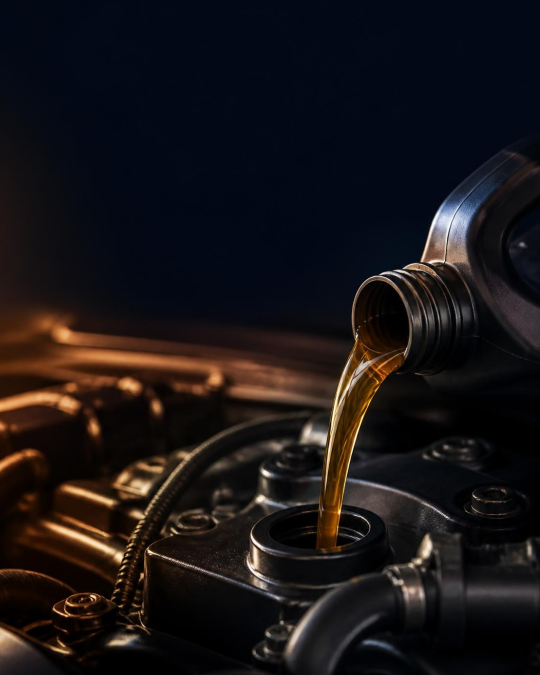
#> input picture marketing/care/care-oil.jpg, 1080 x 1350 px (shown at 1/2 size)
$ python care_posts.py ../brand-kit/reference/approved-end-card.png ../brand-kit/reference/arabic-font-choice.png
#> lines starting #> are read from the running program, lines starting #| are printed output that depends on the picture
### marketing/news/news_carousel.py
"""CALL & RENT news carousel: one template for every "أخبار السيارات" post.

usage: python3 news_carousel.py <brand-kit dir> stories/<story>.py <out dir>
Each story file sets NAME, THEME ("dark" | "light") and SLIDES; backgrounds live next to this file.
"""
import sys, os, re
KIT = sys.argv[1] if __name__ == '__main__' else os.environ.get('CALLRENT_KIT', '')
sys.path.insert(0, KIT)
HERE = os.path.dirname(os.path.abspath(__file__))
from PIL import Image, ImageDraw, ImageFilter
import numpy as np
from brand import (ORANGE, LOGONAVY, WHITE, SOFT, F, AR_BLACK, AR_BOLD, CT_FONT, LT_TEXT,
                   LOGO_WHITE, LOGO_NAVY, load_icons, w_ar, w_lt)
from brand import F as _bF, w_ar as _bw_ar, w_lt as _bw_lt

# Layout is written in 1080x1350 units. K is the pixel scale: 1 when other scripts import these helpers,
# 2 (2160x2700) when a story is rendered; hires() swaps in fonts, measures and a Draw that scale by K.
K = 1
Draw = ImageDraw.Draw

def _sc(v):
    if isinstance(v, (list, tuple)): return [_sc(x) for x in v] if isinstance(v, list) else tuple(_sc(x) for x in v)
    return v*K

class _Font:
    def __init__(self, name, size): self.size = size; self.real = _bF(name, round(size*K))

class _Draw:
    def __init__(self, im): self.d = ImageDraw.Draw(im)
    def _kw(self, kw):
        if kw.get('width'): kw['width'] = max(1, round(kw['width']*K))
        return kw
    def text(self, xy, t, font, **kw): self.d.text(_sc(xy), t, font=font.real, **kw)
    def rectangle(self, box, **kw): self.d.rectangle(_sc(box), **self._kw(kw))
    def rounded_rectangle(self, box, radius=0, **kw): self.d.rounded_rectangle(_sc(box), radius=radius*K, **self._kw(kw))
    def ellipse(self, box, **kw): self.d.ellipse(_sc(box), **self._kw(kw))
    def polygon(self, pts, **kw): self.d.polygon(_sc(pts), **self._kw(kw))
    def line(self, pts, **kw): self.d.line(_sc(pts), **self._kw(kw))

# [6 lines left out: function hires, not called in this run]

W, H = 1080, 1350
M = 64; R_ = W - M
DEEP = (8, 24, 41)
LIGHT = (244, 246, 249)
THEME = 'dark'                      # set per story: 'dark' | 'light'
SOURCE = None                       # set per story: shown on every slide
def light(): return THEME == 'light'

def source_line(d, x, y, anchor='rs'):
    if SOURCE:
        d.text((x, y), SOURCE, font=F(AR_BOLD, 26), fill=(INK_SOFT if light() else SOFT)+(255,), anchor=anchor, direction='rtl', language='ar')
INK_SOFT = (84, 102, 124)
NEWS_BADGE = 'أخبار السيارات'      # fixed: orange plate, navy type (services badge is the inverse)
IDEA_BADGE = 'عندك فكرة'            # fixed: brand steel-blue plate, white type, orange corner
IDEA_BLUE = (46, 104, 150)          # #2E6896, the key light of the brand's navy backdrop
CARE_BADGE = 'اعتنِ بسيارتك'        # fixed: teal plate, white type, orange corner
CARE_TEAL = (22, 138, 128)          # #168A80
OFFER_BADGE = 'وفّر معنا'           # fixed: crimson plate, white type, navy corner
OFFER_RED = (200, 30, 45)           # #C81E2D
SECTION = 'news'                    # set per story: 'news' | 'idea' | 'care' | 'offer'

O, Wh = ORANGE, WHITE
_m = ImageDraw.Draw(Image.new('RGB', (8, 8)))

def is_latin(t): return any('a' <= c.lower() <= 'z' or '0' <= c <= '9' for c in t)
def tw(t, f): return w_lt(t, f) if is_latin(t) else w_ar(t, f)

# [79 lines left out: functions draw_word, tokens, wrap, draw_lines, grade, icon_bulb and 1 more, not called in this run]

def chrome(cv, d, page, total):
    lg = Image.open(LOGO_NAVY if light() else LOGO_WHITE).convert('RGBA'); LW = 270
    cv.alpha_composite(lg.resize((LW*K, round(LW*K*lg.height/lg.width)), Image.LANCZOS), ((M-6)*K, 46*K))
    badge(d)
    ink = LOGONAVY if light() else Wh
    ic = load_icons(34*K); fc = F(CT_FONT, 29); y = 1292; x = M
    for k in ('ig', 'fb'):
        im = ic[k]
        if light():                                # white glyphs -> navy, dark cut-outs -> white
            arr = np.array(im).astype(np.float32); L = arr[..., :3].mean(2, keepdims=True)/255
            arr[..., :3] = np.array(LOGONAVY, np.float32)*L + 255*(1-L)
            im = Image.fromarray(arr.astype(np.uint8), 'RGBA')
        cv.alpha_composite(im, (x*K, (y-17)*K)); x += 34+10
    d.text((x+6, y+2), 'callrenttr', font=fc, fill=ink+(255,), anchor='lm', direction='ltr', language='en')
    if total == 1:
        return
    fp = F(LT_TEXT, 24)
    d.text((R_, y+2), f'{page:02d} / {total:02d}', font=fp, fill=(INK_SOFT if light() else SOFT)+(255,), anchor='rm', direction='ltr', language='en')
    if page < total:
        cx = R_ - w_lt(f'{page:02d} / {total:02d}', fp) - 22
        d.polygon([(cx, y-9), (cx-14, y+1), (cx, y+11)], fill=O+(255,))   # swipe cue (points left, RTL next)

def bg(name):
#> called with name = '../care/care-oil.jpg'
    im = Image.open(os.path.join(HERE, name)).convert('RGBA')
    s = max(W*K/im.width, H*K/im.height)
#> s = 1
    im = im.resize((round(im.width*s), round(im.height*s)), Image.LANCZOS)
    l = (im.width-W*K)//2; t = (im.height-H*K)//2
#> after `l = (im.width - W * K) // 2`: l = 0
#> after `t = (im.height - H * K) // 2`: t = 0
    return im.crop((l, t, l+W*K, t+H*K))

# [68 lines left out: functions cover, inner, field, not called in this run]

def icon_bolt(d, cx, cy, s, col):
    p = [(0.12,-0.5),(-0.28,0.06),(-0.02,0.06),(-0.14,0.5),(0.28,-0.08),(0.02,-0.08)]
    d.polygon([(cx+x*s, cy+y*s) for x, y in p], fill=col+(255,))

# [11 lines left out: functions icon_drop, icon_plug, not called in this run]

def icon_check(d, cx, cy, s, col):
    d.line([(cx-s*0.32, cy+s*0.02), (cx-s*0.08, cy+s*0.26), (cx+s*0.34, cy-s*0.24)], fill=col+(255,), width=round(s*0.15), joint='curve')

# [4 lines left out: function icon_x, not called in this run]

ICONS = {'bolt': icon_bolt, 'drop': icon_drop, 'plug': icon_plug, 'check': icon_check, 'x': icon_x}

# [160 lines left out: functions poll, stats, ask, star, mark_disc, versus and 2 more, not called in this run]

# [3 lines that do not run on import are left out]

### marketing/care/care_posts.py
"""CALL & RENT «اعتنِ بسيارتك» (maintenance) single-image posts.

usage: python3 care_posts.py <brand-kit dir> <out dir>
Reuses the news template's chrome (logo, teal 'care' badge, footer) so every section stays one system.
"""
import sys, os
HERE = os.path.dirname(os.path.abspath(__file__))
os.environ['CALLRENT_KIT'] = sys.argv[1]
sys.path.insert(0, sys.argv[1]); sys.path.insert(0, os.path.join(HERE, '..', 'news'))
import news_carousel as nc
from news_carousel import W, H, M, R_, O, Wh, DEEP, LOGONAVY, SOFT, F, AR_BLACK, AR_BOLD, CT_FONT, LT_TEXT, w_ar
from PIL import Image, ImageDraw, ImageFilter
import numpy as np

nc.SECTION = 'care'; nc.THEME = 'dark'
TEAL = nc.CARE_TEAL
WRONG = (214, 64, 64)


def shade(cv, bands):
    ys = np.arange(H, dtype=np.float32)
    for f in bands:
        a = f(ys)
        lay = Image.new('RGBA', (W, H), DEEP+(0,))
        lay.putalpha(Image.fromarray((np.repeat(np.clip(a, 0, 1)[:, None], W, 1)*255).astype(np.uint8)))
        cv.alpha_composite(lay)
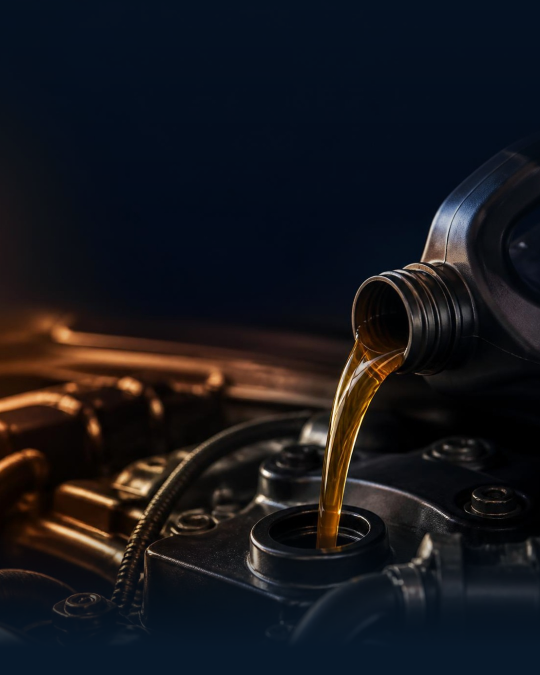
#> cv: PIL image 1080x1350 RGBA (shown at 1/2 size); mean R, G, B, A 22.9, 23, 27.9, 255
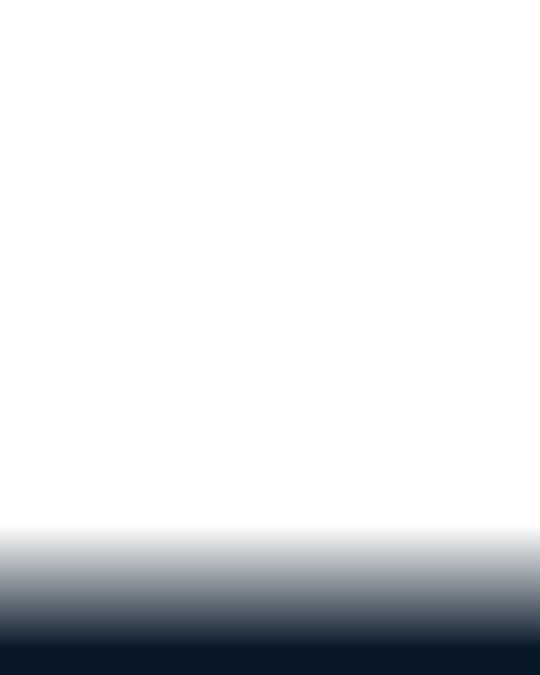
#> lay: PIL image 1080x1350 RGBA (shown at 1/2 size); mean R, G, B, A 8, 24, 41, 33.4; transparent parts drawn white


# [18 lines left out: functions centered_lines, tip_bar, not called in this run]


def oil(out):
    cv = nc.bg('../care/care-oil.jpg')
    shade(cv, [lambda ys: np.clip(1-ys/760, 0, 1)**1.2*0.55, lambda ys: (ys-1050)/220*0.9])
    d = ImageDraw.Draw(cv)
    nc.chrome(cv, d, 1, 1)
    head = 'ماذا يعني الرقم على عبوة زيت المحرك؟'; hs = 50
    while w_ar(head, F(AR_BLACK, hs)) > W - 2*M: hs -= 2
    d.text((W/2, 236), head, font=F(AR_BLACK, hs), fill=Wh+(255,), anchor='ms', direction='rtl', language='ar')
    code = F(LT_TEXT, 210); txt = '5W-30'
    tw = code.getlength(txt); x0 = W/2 - tw/2; base = 448
    d.text((x0, base), txt, font=code, fill=O+(255,), anchor='ls')
    parts = [(code.getlength('5')/2, '5'), (code.getlength('5') + code.getlength('W')/2, 'W'),
             (code.getlength('5W-') + code.getlength('30')/2, '30')]
    cards = [
        ('5', [('رقم البرودة: كلما ', Wh), ('قلّ', O), ('كان الزيت أسرع تدفّقاً عند التشغيل البارد', Wh)]),
        ('W', [('Winter', O), ('أي الشتاء، فالزيت مناسب للأجواء الباردة', Wh)]),
        ('30', [('اللزوجة عند حرارة التشغيل: كلما ', Wh), ('زاد', O), ('كان الزيت أسمك وأقوى تحمّلاً للحرارة', Wh)]),
    ]
    gap = 22; cw = (R_ - M - 2*gap)/3; top = 520; ch = 350
    lay = Image.new('RGBA', (W, H), (0, 0, 0, 0)); ld = ImageDraw.Draw(lay)
    for i in range(3):
        cx0 = M + i*(cw+gap)
        ld.rectangle((cx0, top, cx0+cw, top+ch), fill=DEEP+(222,), outline=(255, 255, 255, 40), width=1)
    cv.alpha_composite(lay); d = ImageDraw.Draw(cv)
    for i, ((gx, key), (_, body)) in enumerate(zip(parts, cards)):
        cx0 = M + i*(cw+gap); ccx = cx0 + cw/2; gx = x0 + gx
        # elbow connector: glyph -> card
        y1 = base + 18; y2 = top - 26
        d.line([(gx, y1), (gx, (y1+y2)/2), (ccx, (y1+y2)/2), (ccx, top)], fill=O+(255,), width=3, joint='curve')
        d.ellipse((gx-6, y1-6, gx+6, y1+6), fill=O+(255,))
        d.rectangle((cx0, top, cx0+cw, top+6), fill=O+(255,))
        d.text((ccx, top+70), key, font=F(LT_TEXT, 50), fill=O+(255,), anchor='ms')
        centered_lines(d, body, F(CT_FONT, 30), ccx, top+128, cw-30, 46)
    tip_bar(cv, d, 1046, [('لا تعتمد على التخمين:', O), ('استخدم دائماً الزيت الموصى به في دليل سيارتك', Wh)], TEAL)
    cv.convert('RGB').save(out, quality=95); print(out)


# [45 lines left out: functions panel, tires, not called in this run]


if __name__ == '__main__':
    os.makedirs(sys.argv[2], exist_ok=True)
#> (the run stopped early here; a loop or call above may not have finished)
